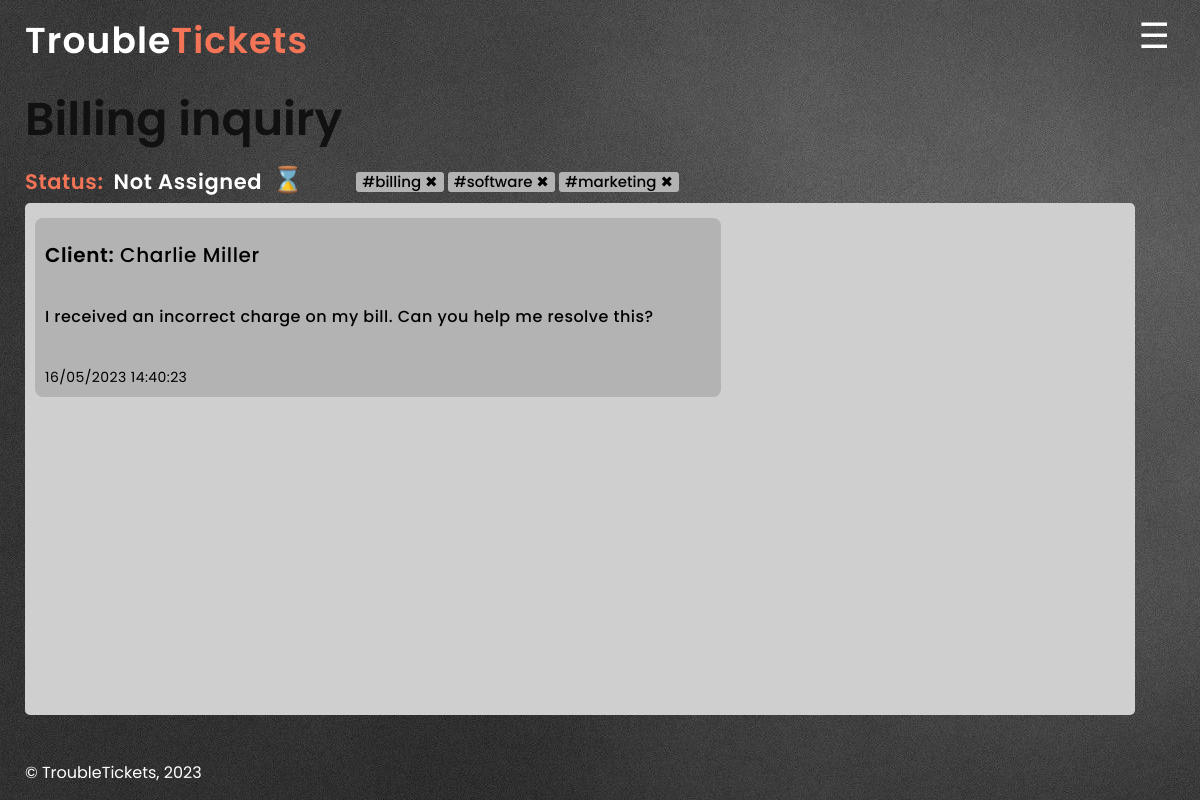
/pages/message.php?id=2 (signed in), run on an earlier commit of the app's database.
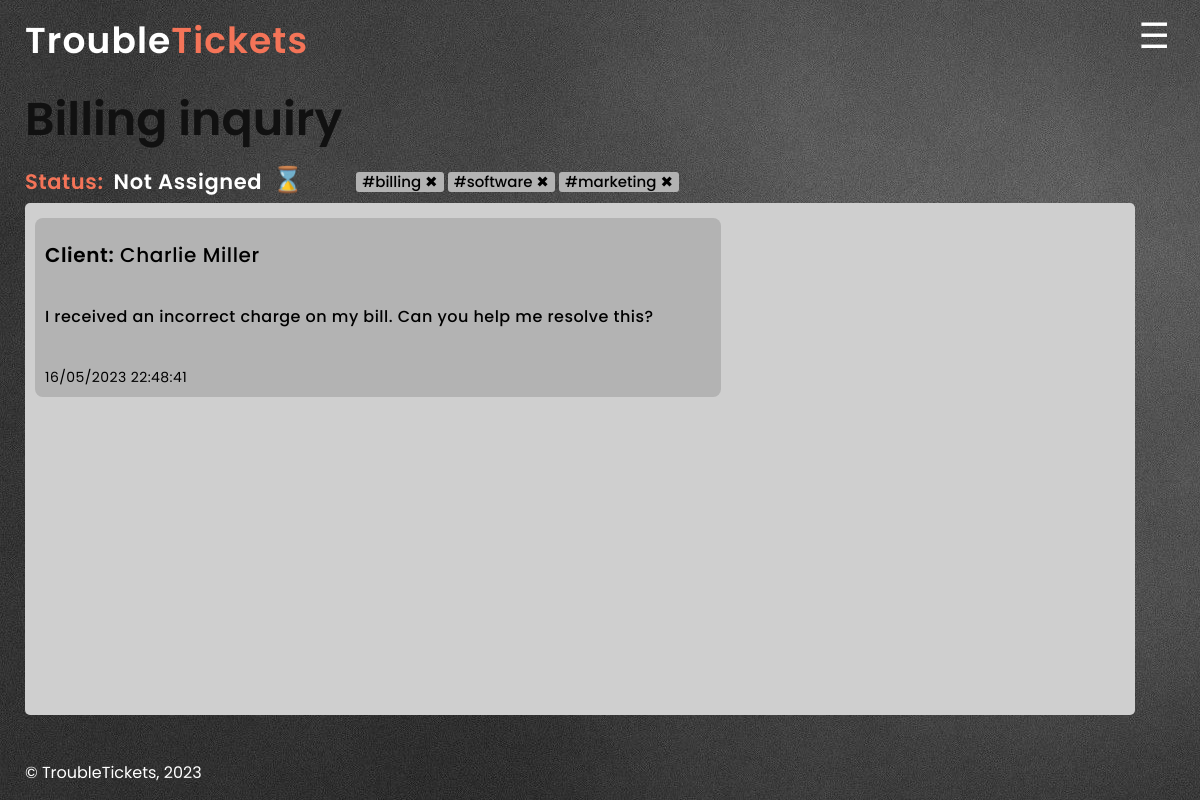
And on a later commit of the database.
### tables this page shows
CREATE TABLE MESSAGES (
message_id INTEGER PRIMARY KEY AUTOINCREMENT,
ticket_id INTEGER NOT NULL,
message_content VARCHAR(255) NOT NULL,
date_created TIMESTAMP DEFAULT CURRENT_TIMESTAMP NOT NULL,
client_id INTEGER NOT NULL,
FOREIGN KEY(ticket_id) REFERENCES TICKETS(ticket_id),
FOREIGN KEY(client_id) REFERENCES CLIENTS(client_id)
);

CREATE TABLE CLIENTS (
client_id INTEGER PRIMARY KEY AUTOINCREMENT,
username VARCHAR(255) NOT NULL,
password VARCHAR(255) NOT NULL,
email VARCHAR(255) NOT NULL
);

### database/ticket.class.php (called while the page is built, shortened)
<?php
class Ticket
{
    public function __construct(int $id, ?int $agent_id, int $client_id, int $department_id, string $status, string $title)
    {
        $this->id = $id;
        $this->client_id = $client_id;
        $this->title = $title;
    }
    static function getTicketById(PDO $db, int $id): ?Ticket
    {
        $stmt = $db->prepare('SELECT ticket_id, agent_id, client_id, department_id, status, title FROM TICKETS WHERE ticket_id = ?');
        $stmt->execute(array($id));
        $ticket = $stmt->fetch();
        if ($ticket) {
            return new Ticket(
                intval($ticket['ticket_id']),
                $ticket['agent_id'] ?? null,
                $ticket['client_id'],
                $ticket['department_id'],
                $ticket['status'],
                $ticket['title']
            );
        } else {
            return null;
        }
    }
}

### database/messages.class.php (called while the page is built, shortened)
<?php
class Message
{
    public function __construct(int $id, int $ticket_id, int $client_id, string $message, DateTime $date_created)
    {
        $this->ticket_id = $ticket_id;
        $this->client_id = $client_id;
        $this->message = $message;
        $this->date_created = $date_created;
    }
    static function getMessages(PDO $db, int $count): array
    {
        $stmt = $db->prepare(
            'SELECT message_id, ticket_id, client_id, message_content, date_created FROM MESSAGES LIMIT ?'
        );
        $stmt->execute(array($count));
        $messages = array();
        while ($message = $stmt->fetch()) {
            $messages[] = new Message(
                $message['message_id'],
                $message['ticket_id'],
                $message['client_id'],
                $message['message_content'],
                new DateTime($message['date_created']),
            );
        }
        return $messages;
    }
}
?>

### database/client.class.php (called while the page is built, shortened)
<?php
class Client
{
    public function __construct(int $id, string $username, string $email, string $password)
    {
        $this->username = $username;
    }
    static function getClientById(PDO $db, int $id): ?Client
    {
        $stmt = $db->prepare(
            'SELECT client_id, username, password, email FROM  CLIENTS WHERE client_id = ?'
        );
        $stmt->execute(array($id));
        $user = $stmt->fetch();
        if ($user) {
            return new Client(
                intval($user['client_id']),
                $user['username'],
                $user['email'],
                $user['password']
            );
        } else {
            return null;
        }
    }
} ?>

### templates/message_template.php (the view, shortened to what the changed rows need)
<?php
function output_watch_message(PDO $db, Ticket $ticket, Session $session)
{ ?>
  <?php
  require_once(__DIR__ . '/../database/connection.db.php');
  require_once(__DIR__ . '/../database/client.class.php');
  require_once(__DIR__ . '/../database/ticket.class.php');
  require_once(__DIR__ . '/../database/messages.class.php');
  $client = Client::getClientById($db, $ticket->client_id);
  $messages = Message::getMessages($db, 100);
  ?>
  <section id='chat' class='chat'>
    <h2><?php echo $ticket->title ?> </h2>
    <div class="messages">
      <div class="text">
        <?php
        foreach ($messages as $message) {
          if ($message->ticket_id == $ticket->id) {
            if ($message->client_id == $ticket->client_id) { ?>
              <div class='client-message'>
                <div class='full-line'>
                  <h4>Client:</h4>
                  <h4><?php echo '&nbsp;';
                      echo $client->username
                      ?></h4>
                </div>
                <p><?php echo $message->message ?></p>
                <h5><?php echo $message->date_created->format('d/m/Y H:i:s') ?></h5>
              </div>
              <?php }
              if ($message->client_id == $ticket->agent_id) { ?>
        <?php }
          }
        }
        ?>
      </div>
    </div>
  </section>
<?php
}
?>

What changed in the data, as far as the page shows it:
changed messages "I received an incorrect charge on my bill. Can you help me resolve this?": format "16/05/2023 14:40:23" → "16/05/2023 22:48:41"
